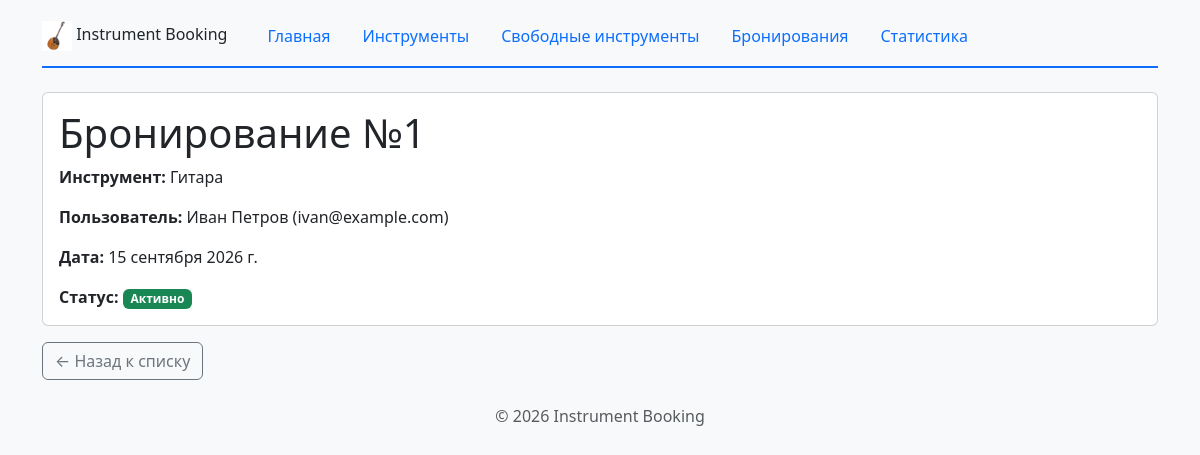
Screenshot of /bookings/1/ with the database file from the repository.
### bookings/models.py (models this page shows, shortened)
class Booking(models.Model):
    instrument = models.ForeignKey(
        Instrument,
        on_delete=models.CASCADE,
        related_name="bookings",
        verbose_name="Инструмент",
    )
    user = models.ForeignKey(
        User,
        on_delete=models.CASCADE,
        related_name="bookings",
        verbose_name="Пользователь",
    )
    booking_date = models.DateField(verbose_name="Дата бронирования")
    is_cancelled = models.BooleanField(default=False, verbose_name="Отменено")
    objects = BookingManager()
    class Meta:
        verbose_name = "Бронирование"
        verbose_name_plural = "Бронирования"
        ordering = ["booking_date"]

class User(models.Model):
    name = models.CharField(max_length=200)
    email = models.EmailField()
    class Meta:
        verbose_name = "Пользователь"
        verbose_name_plural = "Пользователи"
        ordering = ["name"]

### instruments/models.py (models this page shows, shortened)
class Instrument(models.Model):
    name = models.CharField(max_length=200)
    price = models.IntegerField()
    image = models.ImageField(
        upload_to="instruments/",
        blank=True,
        null=True,
        verbose_name="Изображение",
    )
    class Meta:
        verbose_name = "Инструмент"
        verbose_name_plural = "Инструменты"
        ordering = ["name"]

### bookings/views.py (the view, shortened to what this page needs)
# urls.py: path("<int:booking_id>/", views.booking_detail, name="booking_detail"),
def booking_detail(request, booking_id):
    booking = (
        Booking.objects
        .select_related("instrument", "user")
        .filter(id=booking_id)
        .first()
    )
    return render(
        request,
        "bookings/booking_detail.html",
        {"booking": booking},
    )

### bookings/templates/bookings/booking_detail.html (shortened to what this page needs)
{% extends "base.html" %}
{% block content %}
{% if booking %}
    <div class="card">
        <div class="card-body">
            <h1 class="card-title">Бронирование №{{ booking.id }}</h1>
            <p class="card-text"><strong>Инструмент:</strong> {{ booking.instrument.name }}</p>
            <p class="card-text"><strong>Пользователь:</strong> {{ booking.user.name }} ({{ booking.user.email }})</p>
            <p class="card-text"><strong>Дата:</strong> {{ booking.booking_date }}</p>
            <p class="card-text">
                <strong>Статус:</strong>
                {% if booking.is_cancelled %}
                    <span class="badge bg-danger">Отменено</span>
                {% else %}
                    <span class="badge bg-success">Активно</span>
                {% endif %}
            </p>
        </div>
    </div>
{% else %}
    <h1 class="text-danger">Бронирование не найдено</h1>
    <p>Бронирование с указанным ID отсутствует.</p>
{% endif %}
<a href="{% url 'bookings:bookings' %}" class="btn btn-outline-secondary mt-3">← Назад к списку</a>
{% endblock %}

### rows the page displays
Booking: id "1", instrument.name "Гитара", user.name "Иван Петров", user.email "ivan@example.com", booking_date "15 сентября 2026 г."
